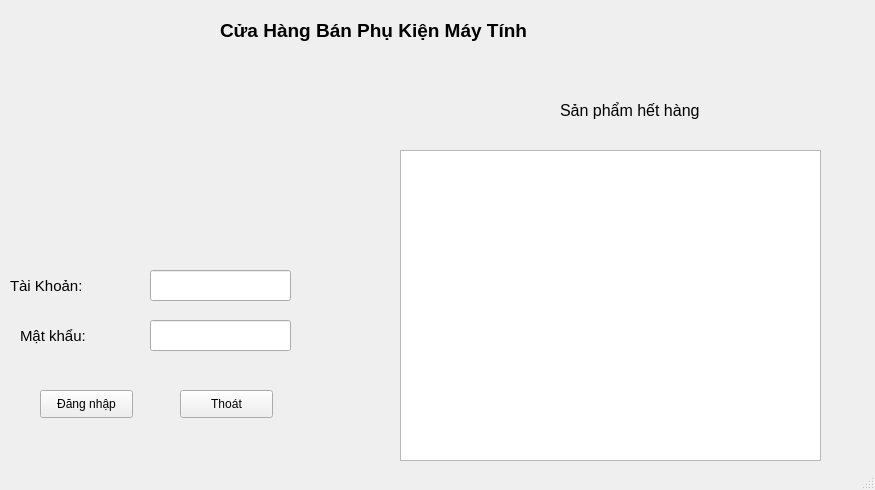
<?xml version="1.0" encoding="UTF-8"?>
<ui version="4.0">
 <class>MainWindow</class>
 <widget class="QMainWindow" name="MainWindow">
  <property name="geometry">
   <rect>
    <x>0</x>
    <y>0</y>
    <width>875</width>
    <height>490</height>
   </rect>
  </property>
  <property name="windowTitle">
   <string>MainWindow</string>
  </property>
  <widget class="QWidget" name="centralwidget">
   <widget class="QLabel" name="label">
    <property name="geometry">
     <rect>
      <x>10</x>
      <y>270</y>
      <width>91</width>
      <height>31</height>
     </rect>
    </property>
    <property name="font">
     <font>
      <pointsize>11</pointsize>
     </font>
    </property>
    <property name="text">
     <string>Tài Khoản:</string>
    </property>
   </widget>
   <widget class="QLabel" name="label_2">
    <property name="geometry">
     <rect>
      <x>20</x>
      <y>320</y>
      <width>91</width>
      <height>31</height>
     </rect>
    </property>
    <property name="font">
     <font>
      <pointsize>11</pointsize>
     </font>
    </property>
    <property name="text">
     <string>Mật khẩu:</string>
    </property>
   </widget>
   <widget class="QLineEdit" name="txttaikhoan">
    <property name="geometry">
     <rect>
      <x>150</x>
      <y>270</y>
      <width>141</width>
      <height>31</height>
     </rect>
    </property>
   </widget>
   <widget class="QLineEdit" name="txtmatkhau">
    <property name="geometry">
     <rect>
      <x>150</x>
      <y>320</y>
      <width>141</width>
      <height>31</height>
     </rect>
    </property>
    <property name="echoMode">
     <enum>QLineEdit::Password</enum>
    </property>
   </widget>
   <widget class="QPushButton" name="btnDangNhap">
    <property name="geometry">
     <rect>
      <x>40</x>
      <y>390</y>
      <width>93</width>
      <height>28</height>
     </rect>
    </property>
    <property name="text">
     <string>Đăng nhập</string>
    </property>
   </widget>
   <widget class="QPushButton" name="btnThoat">
    <property name="geometry">
     <rect>
      <x>180</x>
      <y>390</y>
      <width>93</width>
      <height>28</height>
     </rect>
    </property>
    <property name="text">
     <string>Thoát</string>
    </property>
   </widget>
   <widget class="QTextEdit" name="textEdit">
    <property name="geometry">
     <rect>
      <x>400</x>
      <y>150</y>
      <width>421</width>
      <height>311</height>
     </rect>
    </property>
    <property name="font">
     <font>
      <pointsize>12</pointsize>
     </font>
    </property>
   </widget>
   <widget class="QLabel" name="label_4">
    <property name="geometry">
     <rect>
      <x>560</x>
      <y>90</y>
      <width>191</width>
      <height>41</height>
     </rect>
    </property>
    <property name="font">
     <font>
      <pointsize>12</pointsize>
     </font>
    </property>
    <property name="text">
     <string>Sản phẩm hết hàng</string>
    </property>
   </widget>
   <widget class="QLabel" name="label_3">
    <property name="geometry">
     <rect>
      <x>50</x>
      <y>80</y>
      <width>281</width>
      <height>161</height>
     </rect>
    </property>
    <property name="text">
     <string/>
    </property>
    <property name="pixmap">
     <pixmap>icon/logo.ico</pixmap>
    </property>
   </widget>
   <widget class="QLabel" name="label_5">
    <property name="geometry">
     <rect>
      <x>220</x>
      <y>10</y>
      <width>421</width>
      <height>41</height>
     </rect>
    </property>
    <property name="font">
     <font>
      <pointsize>14</pointsize>
      <weight>75</weight>
      <bold>true</bold>
     </font>
    </property>
    <property name="text">
     <string>Cửa Hàng Bán Phụ Kiện Máy Tính</string>
    </property>
   </widget>
   <widget class="QLabel" name="label_6">
    <property name="geometry">
     <rect>
      <x>490</x>
      <y>90</y>
      <width>51</width>
      <height>41</height>
     </rect>
    </property>
    <property name="text">
     <string/>
    </property>
    <property name="textFormat">
     <enum>Qt::PlainText</enum>
    </property>
    <property name="pixmap">
     <pixmap>icon/warning.ico</pixmap>
    </property>
    <property name="scaledContents">
     <bool>true</bool>
    </property>
    <property name="wordWrap">
     <bool>false</bool>
    </property>
    <property name="margin">
     <number>0</number>
    </property>
    <property name="openExternalLinks">
     <bool>false</bool>
    </property>
    <property name="textInteractionFlags">
     <set>Qt::LinksAccessibleByMouse</set>
    </property>
   </widget>
  </widget>
  <widget class="QStatusBar" name="statusbar"/>
 </widget>
 <resources/>
 <connections/>
</ui>
